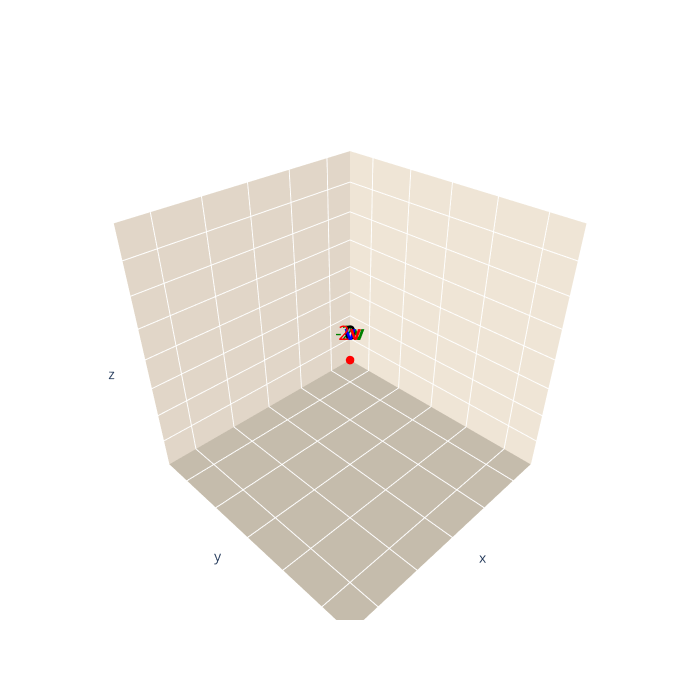

The notebook cell this image was saved under:
### Markdown cell above
As a reminder, these "Extra Code Examples" sections are not meant to be memorized. They are included to show you a few additional things you can do with Python and to give you a chance to experiment and play around with the code.

The following code produces interactive 3D plots using Plotly used to create figures for this chapter. After you run it, you can rotate and zoom the figure.

### Code cell
# Extra library is needed in addition to the usual ones

import plotly.graph_objects as go


# x-,y- and z-coordinates of points v, 2v, -2v and 0, and the colors for them.
x = [1, 2, -2, 0]
y = [2, 4, -4, 0]
z = [3, 6, -6, 0]
color=['blue', 'red','green','black']

fig = go.Figure()

# Plot the points
fig.add_trace(go.Scatter3d(
    x=x,
    y=y,
    z=z,
    mode='markers',
    marker=dict(size=5, color=color)
))

# Plot the line. We specify the beginning and end of the line by choosing two points just outside the figure.
fig.add_trace(go.Scatter3d(
    x=[-2.5,2.5],
    y=[-5,5],
    z=[-7.5,7.5],
    mode='lines', 
    line=dict(color='rgba(120,160,250,1)', width=5)
))

# Figure size and axis colors.
fig.update_layout(
    width=700,
    height=700,
    showlegend=False,
    scene=dict(
        aspectmode='cube',

        xaxis=dict(
            showbackground=True, showgrid=True,
            backgroundcolor='rgba(220,210,195,0.92)',
            showline=True, linecolor='rgba(120,120,120,0.4)', linewidth=1,
            ticks='', zeroline=False,showticklabels=False
        ),
        yaxis=dict(
            showbackground=True, showgrid=True,
            backgroundcolor='rgba(205,195,180,0.92)',
            showline=True, linecolor='rgba(120,120,120,0.4)', linewidth=1,
            ticks='', zeroline=False,showticklabels=False
        ),
        zaxis=dict(
            showbackground=True, showgrid=True,
            backgroundcolor='rgba(185,175,160,0.95)',
            showline=True, linecolor='rgba(120,120,120,0.4)', linewidth=1,
            ticks='', zeroline=False,showticklabels=False
        )
    )
)
# Add the labels.
text=["<b>v</b>", "2<b>v</b>", "-2<b>v</b>", "<b>0</b>"]
fig.add_trace(go.Scatter3d(
    x=x,
    y=y,
    z=z,
    text=text,
    mode='text', 
    textfont=dict(size=20, color=color)
))

fig.show()

### Figure 1 — Plotly figure (JSON) as saved in the notebook; plotly's stock layout.template omitted (floating-point values rounded to 4 significant figures)
{"data": [{"marker": {"color": ["blue", "red", "green", "black"], "size": 5}, "mode": "markers", "type": "scatter3d", "x": [1, 2, -2, 0], "y": [2, 4, -4, 0], "z": [3, 6, -6, 0]}, {"line": {"color": "rgba(120,160,250,1)", "width": 5}, "mode": "lines", "type": "scatter3d", "x": [-2.5, 2.5], "y": [-5, 5], "z": [-7.5, 7.5]}, {"mode": "text", "text": ["<b>v</b>", "2<b>v</b>", "-2<b>v</b>", "<b>0</b>"], "textfont": {"color": ["blue", "red", "green", "black"], "size": 20}, "type": "scatter3d", "x": [1, 2, -2, 0], "y": [2, 4, -4, 0], "z": [3, 6, -6, 0]}], "layout": {"height": 700, "scene": {"aspectmode": "cube", "xaxis": {"backgroundcolor": "rgba(220,210,195,0.92)", "linecolor": "rgba(120,120,120,0.4)", "linewidth": 1, "showbackground": true, "showgrid": true, "showline": true, "showticklabels": false, "ticks": "", "zeroline": false}, "yaxis": {"backgroundcolor": "rgba(205,195,180,0.92)", "linecolor": "rgba(120,120,120,0.4)", "linewidth": 1, "showbackground": true, "showgrid": true, "showline": true, "showticklabels": false, "ticks": "", "zeroline": false}, "zaxis": {"backgroundcolor": "rgba(185,175,160,0.95)", "linecolor": "rgba(120,120,120,0.4)", "linewidth": 1, "showbackground": true, "showgrid": true, "showline": true, "showticklabels": false, "ticks": "", "zeroline": false}}, "showlegend": false, "width": 700}}
